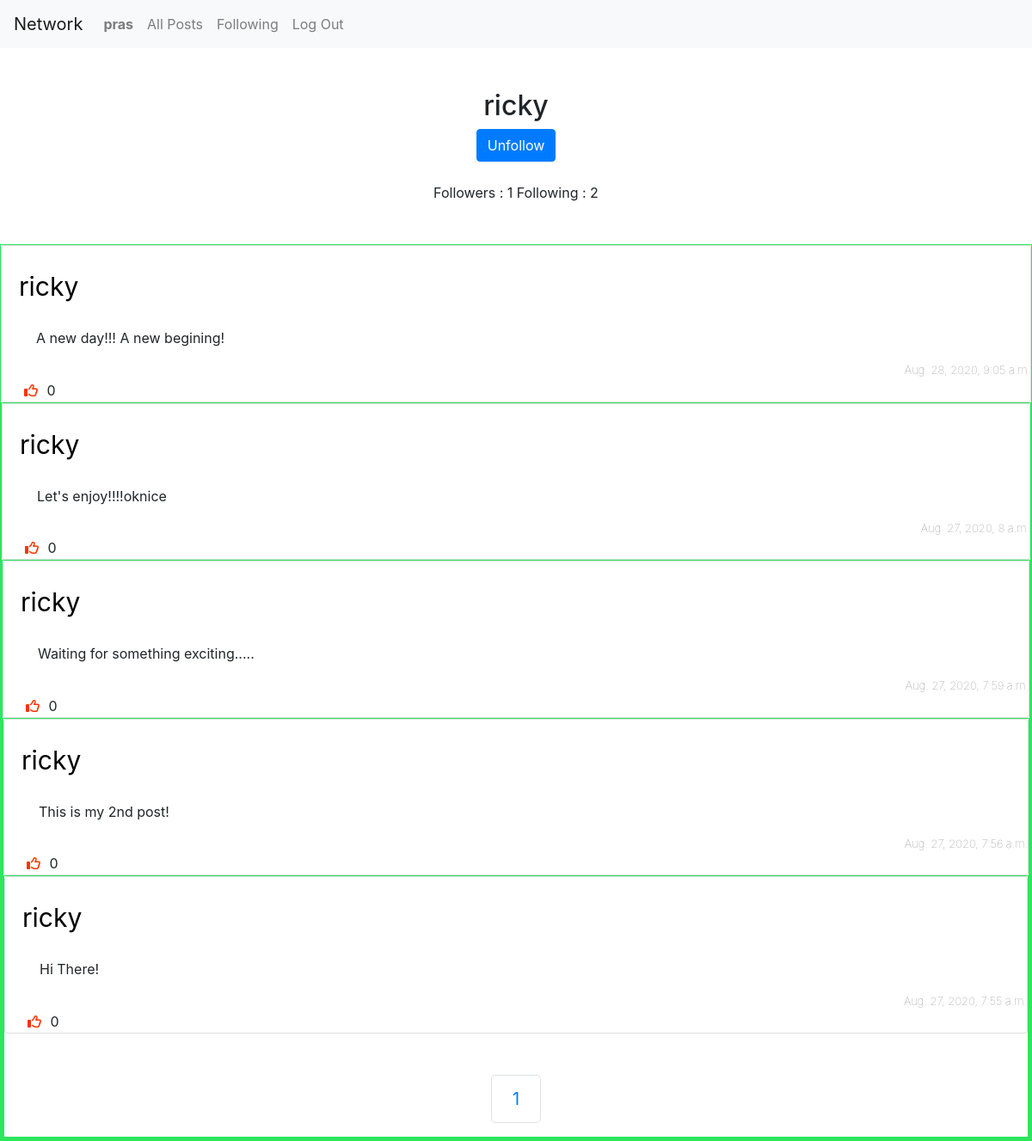
The page /user/2 (signed in) on the database its author committed.
### network/models.py (models this page shows, shortened)
class User(AbstractUser):
    followers = models.ManyToManyField('self', symmetrical=False, related_name='following', blank=True)

class Post(models.Model):
    text = models.CharField(max_length=280,null=True)
    timestamp = models.DateTimeField(auto_now_add=True)
    user = models.ForeignKey(User, on_delete=models.CASCADE, related_name='posts')
    def get_likes(self):
        return Likes.objects.filter(post=self.id).count()

### network/views.py (the view)
# urls.py: path("user/<str:id>", views.user, name="user"),
def user(request, id):
    target_user = User.objects.get(id=id)
    posts = Post.objects.filter(user=target_user).order_by("-timestamp")
    paginator = Paginator(posts, 10)
    try:
        page_number = request.GET.get('page')
        page_obj = paginator.get_page(page_number)
    except:
        page_obj = paginator.get_page(1)
    try:
        likes = request.user.user.all().values_list('post', flat=True)
    except:
        likes = []
    return render(request, "network/user.html", {
        'target_user': target_user,
        'page_obj': page_obj,
        'textForm': textForm(),
        'likes': likes
    })

### network/templates/network/user.html (shortened to what this page needs)
{% extends "network/layout.html" %}
{% block body %}
{% load static %}
    {% if target_user == user %}
        <h2 style="text-align: center;">You</h2>
    {% else %}
        <h2 style="text-align: center;"> {{ target_user }}</h2>
    {% endif %}
    {% if target_user.id is not user.id and user.is_authenticated %}
    <div class=follow-btn>
        <button id="follow-btn" class="btn btn-primary">
            {% if not user in target_user.followers.all %}
                Follow
            {% else %}
                Unfollow
            {% endif %}
        </button><br><br>
    </div>
    {% endif %}
        <div class="col-auto">
                <span>Followers : {{ target_user.followers.all.count }}  </span>
                <span>Following : {{ target_user.following.all.count }}  </span>
        </div>  <br><br>
    </div>
    {% include "network/posts.html" %}
{% endblock %}

### network/templates/network/layout.html (shortened to what this page needs)
{% load static %}
<!DOCTYPE html>
<html lang="en">
    <head>
        <link rel="stylesheet" href="https://stackpath.bootstrapcdn.com/bootstrap/4.4.1/css/bootstrap.min.css">
        <link href="{% static 'network/styles.css' %}" rel="stylesheet">
    </head>
    <body>
        <nav class="navbar navbar-expand-lg navbar-light bg-light">
            <a class="navbar-brand" href="#">Network</a>
            <div>
              <ul class="navbar-nav mr-auto">
                {% if user.is_authenticated %}
                    <li class="nav-item">
                        <a class="nav-link" href="#"><strong>{{ user.username }}</strong></a>
                    </li>
                {% endif %}
                <li class="nav-item">
                  <a class="nav-link" href="{% url 'index' %}">All Posts</a>
                </li>
                {% if user.is_authenticated %}
                    <li class="nav-item">
                        <a class="nav-link" href="{% url 'following' %}">Following</a>
                    </li>
                    <li class="nav-item">
                        <a class="nav-link" href="{% url 'logout' %}">Log Out</a>
                    </li>
                {% endif %}
              </ul>
            </div>
          </nav><br><br>
        <div class="body">
            {% block body %}
            {% endblock %}
        </div>
    </body>
</html>

### network/templates/network/posts.html (shortened to what this page needs)
{% load static %}
{% for post in page_obj %}
    <div id='post{{ post.id }}' class='post-box'>
        <div class='card post-card'>
            <div class='card-body'>
                <a class='post-user navbar-brand' href="{% url 'user' post.user.id %}">{{ post.user }}</a>
            </div>
            <p id='text{{ post.id }}'class='post-text'>{{ post.text }}</p>
            <div class='post-footer'>
                <div class='post-date'>{{ post.timestamp}}</div>
            <div class='likes-wrapper'>
                {% if user.is_authenticated %}
                    {% if post.id in likes %}
                        <button class='like-btn' data-id='{{ post.id }}' type='button'><i class="fas fa-thumbs-up"></i></button>
                    {% else %}
                        <button class='like-btn' data-id='{{ post.id }}' type='button'><i class="far fa-thumbs-up"></i></button>
                    {% endif %}
                {% else %}
                    <inline class='like-btn'><i class="far fa-thumbs-up"></i></inline>
                {% endif %}
                <inline id='like-count{{ post.id }}'>{{ post.get_likes }}</inline>
            </div>
        </div>
    </div>
{% empty %}
    <p>No Posts!</p>
{% endfor %}
<br><br>
{% include "network/paginator.html" %}

### network/static/network/styles.css (style rules this page uses)
.body { align-items: center; }
.post-box { border: 1px solid #2ce65d; }
a { color: black; text-decoration: none; }
.post-text { word-wrap: break-word; white-space: pre-wrap; margin-left: 40px; }
.post-user { font-size: 30px; text-decoration: none ; align-items: center; }
.post-date { color: gray; font-size: small; font-weight: lighter; text-align: right; }
.like-btn { color:#ff3300; background: white; border: none; margin-left: 20px; }
.col-auto { align-items: center; text-align: center; }
.follow-btn { align-items: center; text-align: center; }

### rows shown on the page
User: username "pras"
User: username "ricky", followers.all.count "1", following.all.count "2"
Post: user "ricky", text "A new day!!! A new begining!", timestamp "Aug. 28, 2020, 9:05 a.m.", get_likes "0"
Post: user "ricky", text "Let's enjoy!!!!oknice", timestamp "Aug. 27, 2020, 8 a.m.", get_likes "0"
Post: user "ricky", text "Waiting for something exciting.....", timestamp "Aug. 27, 2020, 7:59 a.m.", get_likes "0"
Post: user "ricky", text "This is my 2nd post!", timestamp "Aug. 27, 2020, 7:56 a.m.", get_likes "0"
Post: user "ricky", text "Hi There!", timestamp "Aug. 27, 2020, 7:55 a.m.", get_likes "0"

### other values the page prints
{{ page_obj.number }} "1"
